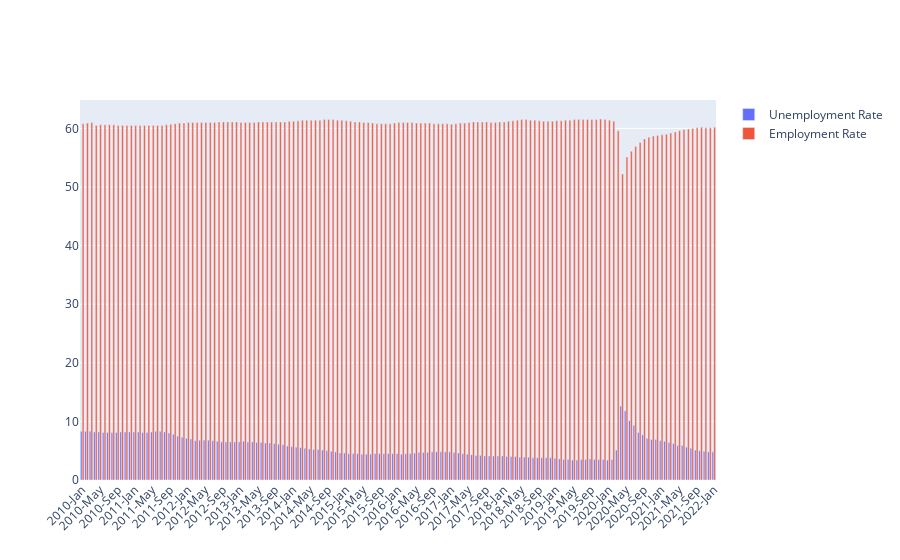

Notebook code cell kept with this figure:
### Markdown cell above
## Desemprego Vs Empregabilidade Rate

### Code cell
fig = go.Figure()
fig.add_trace(go.Bar(
    x=unemployment['year/month'],
    y=unemployment['unemployment rate'],
    name='Unemployment Rate',
))
fig.add_trace(go.Bar(
    x=unemployment['year/month'],
    y=unemployment['employment-population ratio'],
    name='Employment Rate',
))

# Here we modify the tickangle of the xaxis, resulting in rotated labels.
fig.update_layout(barmode='group', xaxis_tickangle=-45)
fig.show()

### Figure 1 — Plotly figure (JSON) as saved in the notebook; plotly's stock layout.template omitted (floating-point values rounded to 4 significant figures; data arrays with more than 128 entries replaced by an {"elided": "..."} marker saying what was removed)
{"data": [{"name": "Unemployment Rate", "type": "bar", "x": {"elided": "145 str values"}, "y": {"elided": "145 float values"}}, {"name": "Employment Rate", "type": "bar", "x": {"elided": "145 str values"}, "y": {"elided": "145 float values"}}], "layout": {"barmode": "group", "xaxis": {"tickangle": -45}}}
